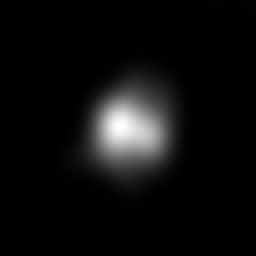
#> input picture mean_img_January2.2941mic.fits, 128 x 128 px (shown 2 times larger); the run also reads 1 picture not shown here
$ jupyter execute --allow-errors RCar_analysis.ipynb
#> lines starting #> are read from the running program, lines starting #| are printed output that depends on the picture; pictures that were not available may be replaced by others from this repository, and a replacement may not be noted
# R Car analysis tools

### This is a Python-Jupyter notebook which contains some examples of the usage of the different algorithms used to analyze GRAVITY-VLTI data of the Mira star R Car.

# Contents

[Example of the MCMC model fitted to the GRAVITY-VLTI R Car $V^2$](#mcmc_disk)

[Example of the Molsphere model fitted to the GRAVITY-VLTI R Car $V^2$](#mcmc_molsphere)

[Example of the Bootstrapping algorithm applied to the interferometric observables of R Car](#bootstrap)

[Example of the Principal Component Analysis applied to our reconstructed images of R Car](#pca)

<a id='top'></a>

### The following are required Python (version > 3.0) packages which need to be installed before the execution of the current Jupyter Notebook:

<nav>
<a href="https://www.astropy.org">Astropy</a>

<a href="https://corner.readthedocs.io/en/latest/install/">corner</a>

<a href="https://emcee.readthedocs.io/en/stable/user/install/">emcee</a>

<a href="https://lmfit.github.io/lmfit-py/">lmfit</a>

<a href="https://matplotlib.org">matplotlib</a>

<a href="https://numpy.org">numpy</a>

<a href="https://scipy.org/install/">scipy</a>

<a href="https://scikit-learn.org/stable/install.html">sklearn</a>

</nav>

`oitools.py (provided in the current project/directory)`

[cell 1]
### Author: Abel Rosales-Guzman
###The following lines load the required Python modules:
from astropy.modeling import models
import astropy.io.fits as pyfits
from astropy import constants as const
from astropy import units as u
from copy import copy
import corner
import cv2
import datetime
import emcee
from lmfit import Model, Parameters, minimize
import matplotlib.pyplot as plt
from matplotlib.ticker import FormatStrFormatter
from multiprocessing import Pool
import numpy as np
import oitools
import os
import scipy.special as sp
from sklearn.decomposition import PCA
from sklearn.utils import resample
#####################################

### The following script (ln 2 and 4) provides an example of the Uniform Disk model fitted to the GRAVITY-VLTI R Car V$^2$. The code uses a Markov-Chan Monte-Carlo (MCMC) method implemented through the Python emcee package. The model uses the parametric expression of a Uniform Disk in Fourier space. This model only contains two parameters, the diameter of the disk, and a coefficient to account for the over-resolved flux/component (Fr) plausible present in the data. While the model only has two parameters, we used the MCMC approach to better estimate the statistical errors of the best-fit model. The following lines run the Uniform Disk model for one spectral channel (2.228 $\mu$m) of R Car's pseudo-continuum. The same setup could be used to replicate the best-fit models for other spectral channels in the pseudo-continuum or across the CO bandheads.

<a id='mcmc_disk'></a>

[cell 2]
### MCMC auxiliary functions:
def mas2rad(x_mas):
    x_rad = 4.847309743e-9 * x_mas
    return x_rad

def rad2mas(x_rad):
    x_mas = x_rad/4.847309743e-9
    return x_mas

## The following function describes a fully illuminated uniform disk in the Fourier space:
# [32 lines left out: functions disk, lnprior, lnlike, lnprob, not called in this run]

[cell 3]
## The following line passes to a variable the name of the OIFITS file with the data:
fits_f='phasediff_18_January_a200_COMB_RCar_cont_2.228m.fits'

##############Automatic from here##########
## The data are read from the OIFITS file ####
oidata = pyfits.open(fits_f)
#> oidata = 6 items
oi_wave = oidata['OI_WAVELENGTH'].data
oi_vis2 = oidata['OI_VIS2'].data

waves = oi_wave['EFF_WAVE']
#> waves = [2.23e-06]
vis2 = oi_vis2['VIS2DATA']
#> vis2 = 48 values, max 0.787 at index 31, min 0.012 at index 4, mean 0.24
vis2_err = oi_vis2['VIS2ERR']
#> vis2_err = 48 values, max 0.0015 at index 1, min 2.94e-05 at index 4, mean 0.000664

vis2_err2 = np.full(vis2.shape, 0.01)
#> vis2_err2 = 48 values from 0.01 to 0.01
u = oi_vis2['UCOORD']
#> u = 48 values, max 13.04 at index 36, min -30.55 at index 16, mean -11.47
v = oi_vis2['VCOORD']
#> v = 48 values, max 23.03 at index 47, min -24.85 at index 3, mean 3.47

nvis = vis2.shape[0]
#> nvis = 48
ndim = 2
nwalkers = 250
pos1 = np.random.uniform(1., 30., size=nwalkers)
pos2 = np.random.uniform(0., 2., size=nwalkers)


fig2, ax2 = plt.subplots(ncols=1,nrows=1, figsize=(7,7))

spf_u = u/waves[0]
#> spf_u = 48 values, max 5853017.2 at index 36, min -13715184.6 at index 16, mean -5150589.1
spf_v = v/waves[0]
#> spf_v = 48 values, max 10336905.1 at index 47, min -11154202.5 at index 3, mean 1558204.7
bssl = np.sqrt(spf_u**2+spf_v**2)
#> bssl = 48 values, max 14152015 at index 4, min 3440968.9 at index 43, mean 9499009

#### The following lines run the Markov chains:
#> (the rest of this cell did not finish here and is left out)

[Go back to top](#top)

<a id='mcmc_molsphere'></a>

### The following part of the notebook script (ln 5, 8 and 30) provides an example of the single layer model (the so-called MOLsphere) fitted to the GRAVITY-VLTI R Car V$^2$ and spectra. The code also uses a Markov-Chain Monte-Carlo method implemented through the Python emcee package. The model uses the parametric set of expressions (see e.g., Rodriguez-Coira et al., 2021 and/or the main text of our manuscript) which describe a star that irradiates as a Black-Body surrounded by an infinitesimal layer of gas, which also irradiates as Black-Body modified by a given optical depth. The model fits simultaneously the spectrum of the source (particularly the region of the CO bandhead in the K-band GRAVITY data) and the squared visibilities. The best-fit model provides an estimate of the temperature, optical depth and the size of the layer, in combination with the size of the central star. The following lines run the MOLsphere model for one spectral channel (2.2946  𝜇m). However, the same setup could be used to replicate the best-fit models for other spectral channels across the CO bandheads

[cell 4]
###### Visibility and Intensity Functions ######

#The following function creates a pixel grid for the MOLsphere model:
# [99 lines left out: functions img_grid, SLModel, I_SLModel, not called in this run]

[cell 5]
###Similar to the first example in this notebook, the following functions define the probabilities for the MCMC engine:

# [59 lines left out: functions resid_flux, lnprior, lnlike, lnprob, not called in this run]

#> (a cell that did not finish here is left out)

[Go back to top](#top)

<a id='bootstrap'></a>

### The following example shows how the samples from the interferometric observables were created using a bootstraping algorithm. The different samples are created to explore different best-fit images obtained with the regularized minimization algorithm BSMEM to recover images. By generating different samples from the distribution of data points in our data help us, also, to explore slightly different u-v planes than the original distribution. This helps to ameliorate the effect of the sparseness of the u-v plane in the mean reconstructed image. The following part of the notebook (In 6 and 7) shows how those samples are obtained using the random seed generator from the Python sklearn package "resample", which considers replacement. The example is set for one spectral channel across the pseudo-continuum (2.228 $\mu$m) but the same code could be used for other channels and OIFITS files. The final samples are stored into OIFITS files, which can be used by BSMEM for imaging the source. Notice that, for the example, only 10 different samples are created. However, this could be expanded as required by the user.

[cell 7]
waves_cont = np.array([2.228]) ## Wavelength used for the example (in microns)

month = ['January']
file = 'phasediff_18_'+month[0]+'_a200_COMB_RCar_cont_'+'{:.3f}'.format(waves_cont[0])+'m.fits'
path=''
directory = os.path.exists(path+'bt_method/'+'{:.3f}'.format(waves_cont[0]))
if directory == False:
    print('Creating directory')
    os.system('mkdir '+path+'bt_method/'+'{:.3f}'.format(waves_cont[0]))
oi_data=pyfits.open(file)
#> oi_data = 6 items
for k in range(50):
    oi_data.writeto(path+'bt_method/'+'{:.3f}'.format(waves_cont[0])+'/'+'bt{}_'.format(k)+file, overwrite=True)
    data= pyfits.open(path+'bt_method/'+'{:.3f}'.format(waves_cont[0])+'/'+'bt{}_'.format(k)+file, mode='update')
    av2=data['OI_VIS2'].data['VIS2DATA']
    at3=data['OI_T3'].data['T3PHI']
    ### We label each data point
    numbers_v2=np.arange(av2.shape[0])
    numbers_t3=np.arange(at3.shape[0])
    ### Using the labels we create random samples of the data points allowing replace and keeping the total numer of points.
    ### This method allows us to create as many data samples as we want. In our case we created 50
    boot_v2 = resample(numbers_v2, replace=True, n_samples=numbers_v2.shape[0], random_state=k)
    boot_t3 = resample(numbers_t3, replace=True, n_samples=numbers_t3.shape[0], random_state=k)
    aa=np.array(boot_v2, dtype='int')
    bb=np.array(boot_t3, dtype='int')

    data['OI_VIS2'].data = data['OI_VIS2'].data[aa]
    data['OI_T3'].data = data['OI_T3'].data[bb]

    data.flush()
    data.close()

[cell 8]
fig4, _axs4 = plt.subplots(nrows=1, ncols=3, figsize=(15,6))
axs4 = _axs4.flatten()
colrs = plt.cm.gist_rainbow(np.linspace(0,1,10))
temp = np.random.randint(23)
axs4[0].set_xlabel(r'Spatial Frequency [rad$^{{-1}}$]')
axs4[0].set_ylabel(r'V$^2$')

axs4[1].set_xlabel(r'Spatial Frequency [rad$^{{-1}}$]')
axs4[1].set_ylabel(r'Closure Phase')

axs4[2].set_xlabel(r'UCOORD [m]')
axs4[2].set_ylabel(r'VCOORD [m]')

for k in range(10): ### Number of samples generated from the data
    ################Automatic from here#############
    oidata = pyfits.open('bt_method/2.228/bt{}_'.format(k)+file)
    oi_wave = oidata['OI_WAVELENGTH'].data
    oi_vis2 = oidata['OI_VIS2'].data
    oi_t3 = oidata['OI_T3'].data
    waves = oi_wave['EFF_WAVE']
    vis2 = oi_vis2['VIS2DATA']
    vis2_err = oi_vis2['VIS2ERR']
    t3 = oi_t3['T3PHI']
    t3_err = oi_t3['T3PHIERR']

    u_coord = oi_vis2['UCOORD']
    v_coord = oi_vis2['VCOORD']
    u1 = oi_t3['U1COORD']
    u2 = oi_t3['U2COORD']
    v1 = oi_t3['V1COORD']
    v2 = oi_t3['V2COORD']

    nvis = vis2.shape[0]
    nt3phi = t3.shape[0]
    vis2_err2 = np.full(vis2.shape[0], 0.01)

    ##########
    # To compute the UV coordinates of the closure phases:
    uv_cp = np.zeros([u1.shape[0]])
    u_cp = np.zeros([u1.shape[0]])
    v_cp = np.zeros([u1.shape[0]])
    u3 = -1.0 * (u1 + u2)
    v3 = -1.0 * (v1 + v2)

    for j in range(u1.shape[0]):
        uv1 = np.sqrt((u1[j]) ** 2 + (v1[j]) ** 2)
        uv2 = np.sqrt((u2[j]) ** 2 + (v2[j]) ** 2)
        uv3 = np.sqrt((u3[j]) ** 2 + (v3[j]) ** 2)
        if uv1 >= uv2 and uv1 >= uv3:
            uv_cp[j] = uv1
            u_cp[j] = u1[j]
            v_cp[j] = v1[j]
        elif uv2 >= uv1 and uv2 >= uv3:
            uv_cp[j] = uv2
            u_cp[j] = u2[j]
            v_cp[j] = v2[j]
        elif uv3 >= uv1 and uv3 >= uv2:
            uv_cp[j] = uv3
            u_cp[j] = u3[j]
            v_cp[j] = v3[j]

    spf_u = u_coord/waves[0]
    spf_v = v_coord/waves[0]
    uvvis_range = np.sqrt(spf_u**2 + spf_v**2)
    uvcp_range=uv_cp/waves[0]

    ## The plots show, with different colored dots, the 10 different sanples of the data generated.
    ## The first plot displays the samples for the squared visibilities, the second panel displays the closure phases
    ## and the third panel displays the u-v coverage explored, respectively.
    axs4[0].errorbar(uvvis_range, vis2, yerr=vis2_err2, fmt='o', color=colrs[k], alpha=0.2)
    axs4[1].errorbar(uvcp_range, t3, yerr=t3_err, fmt='o', color=colrs[k], alpha=0.2)
    axs4[2].scatter(u_coord, v_coord, color=colrs[k], alpha=0.2)
    axs4[2].scatter(-u_coord, -v_coord, color=colrs[k], alpha=0.2)

    oidata.close()
plt.show()
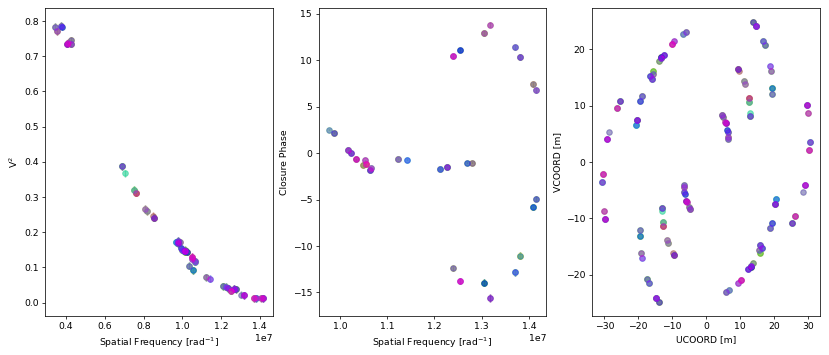
#> figure drawn by matplotlib, 3 panels

<a id='pca'></a>

### The following part of the notebook is based on the CASSINI-PCA package. The code (In 115, 116) shows an example of the Principal Component Analysis (PCA) applied to our January reconstructed images across the 1st CO band head of the R Car GRAVITY data. According to Medeiros et al., (2018), the visibilities of the Principal Components are equal to the Principal Components of the visibilities. This method is useful to trace the changes, across a set of images, which have a significant effect on the visibility (amplitude and -closure- phase) profile. In the case of the R Car data, we use the PCA to evaluate the variability of the source across wavelengths. First, we computed the PCA of the recovered images across the CO bandpass. Second, we evaluate how many of those components were needed to reproduce the interferometric observables. This allow us to filter out variable structures potentially associated with noise and/or artifacts in the image. Hence, by selecting the number of principal components that reproduce the observables we are able to trace "bona fide" variablility of the target.

[cell 9]
# [60 lines left out: function observables, not called in this run]

def PCA_ncomps_wave(ncomps, waves, month, interval, data_pth):
    """
    Function to calculate the Principal Components of a given image data set.
    ncomps = Number of desired principal components (depends on the explained variance that you want the components
            to explain)
    waves = Array with the spectral channels that you want to analyse
    month = Our data was split into two months: January and February
    interval = Continuum, 1st CO band head or 2nd CO band head
    data_pth = Path of the OIFITS files from where we extract the interferometric observables (V^2 and CPs)
    """
#> called with ncomps = 4, waves = array of shape (7,), month = 'January', interval = 'January 1st CO', data_pth = 'January_COMB_RCar.fits'
    images = np.zeros([len(waves), 128,128])
    images_smooth = np.zeros([len(waves), 128,128])
    for i in range(len(waves)):
        img_path = 'mean_img_{}{:.4f}mic.fits'.format(month, waves[i]) # Path to the mean reconstructed images
        img = pyfits.getdata(img_path)
        images[i,:,:] = img
#> this loop made 6 passes
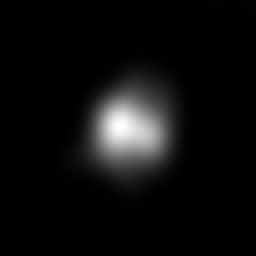
#> input picture mean_img_January2.2941mic.fits, 128 x 128 px (shown 2 times larger)
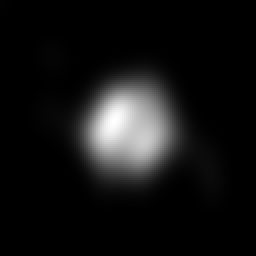
#> input picture mean_img_January2.2944mic.fits, 128 x 128 px (shown 2 times larger)
    mn_img = np.mean(images, axis=0)
    std_img = np.std(images, axis=0)
    rmn_imgs = (images - mn_img)/std_img ### To remove the mean from all the images
    images_rshp = rmn_imgs.reshape(rmn_imgs.shape[0], 128*128)
    PCAs = PCA(n_comps)
    PCAs.fit(images_rshp)
    converted_img = PCAs.fit_transform(images_rshp)
    print('Cumulative explained variance')
    print(np.cumsum(PCAs.explained_variance_ratio_))
    comp_data = np.zeros([len(waves), ncomps, 128, 128])
    mean_PCA = PCAs.mean_.reshape(128,128)
    ratio_expv_PCA = np.cumsum(PCAs.explained_variance_ratio_)
    plot_ncomp(PCAs, interval, mn_img)
    for i in range(len(waves)):
        comp1= (PCAs.components_[0].reshape(128,128)*converted_img[i,0])
        comp2 = (PCAs.components_[1].reshape(128,128)*converted_img[i,1])
        comp3 = (PCAs.components_[2].reshape(128,128)*converted_img[i,2])
        comp4 = (PCAs.components_[3].reshape(128,128)*converted_img[i,3])

        comp_data[i,0,:,:] = (comp1 + mean_PCA)*std_img + mn_img
        comp_data[i,1,:,:] = (comp1 + comp2 + mean_PCA)*std_img + mn_img
        comp_data[i,2,:,:] = (comp1 + comp2 + comp3 + mean_PCA)*std_img + mn_img
        comp_data[i,3,:,:] = (comp1 + comp2 + comp3 + comp4 + mean_PCA)*std_img+ mn_img
        if waves[i] == 2.2946:
            plot_obs_ncomp(data_pth, comp_data[i], waves[i], month, ncomps, interval)

# [65 lines left out: functions plot_ncomp, plot_obs_ncomp, not called in this run]
